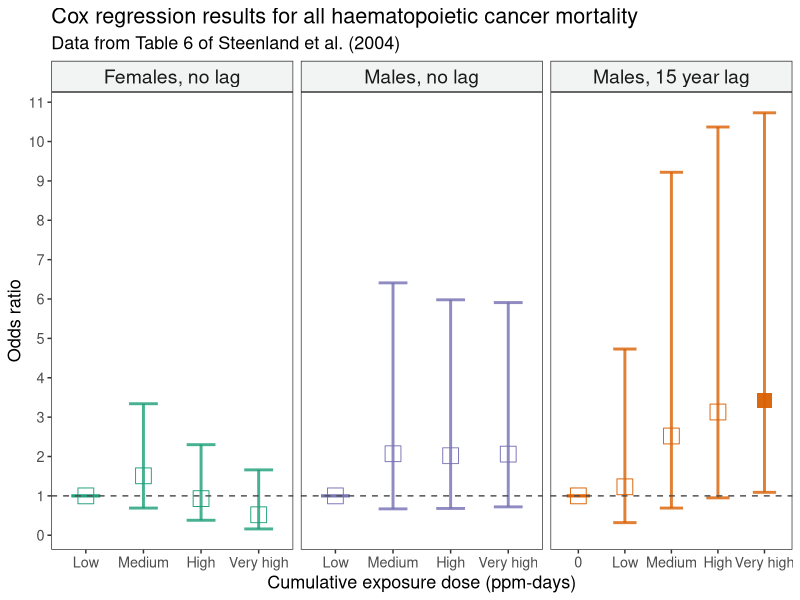
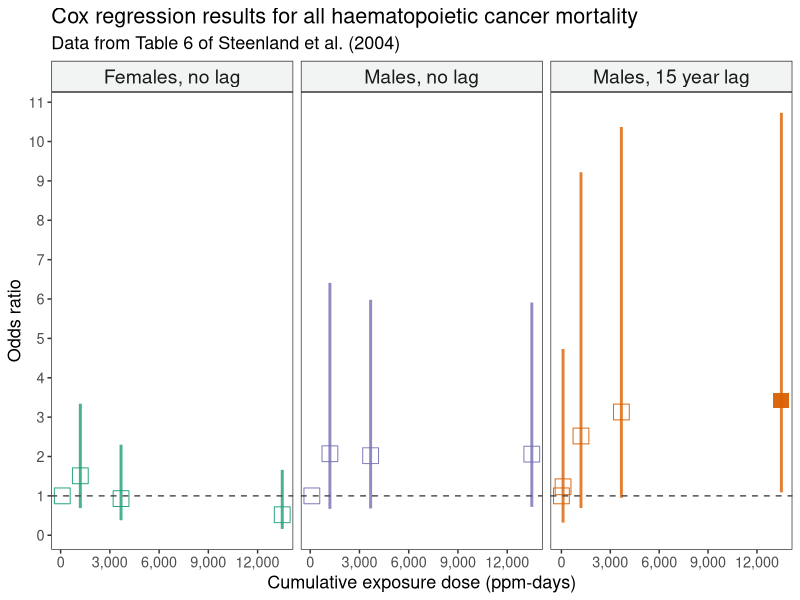
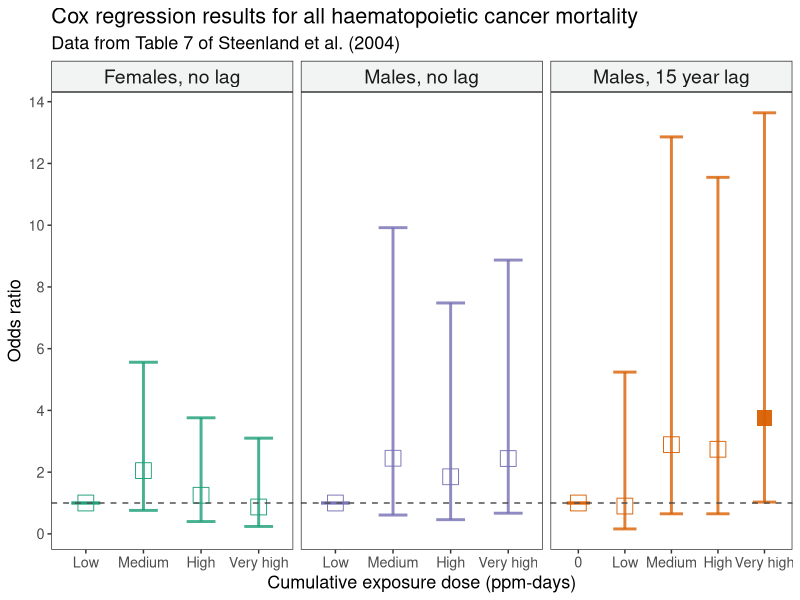
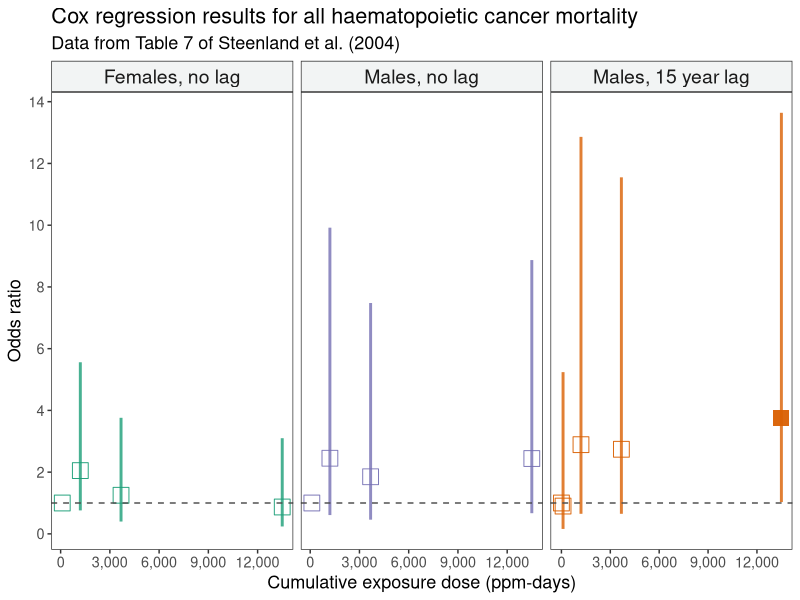
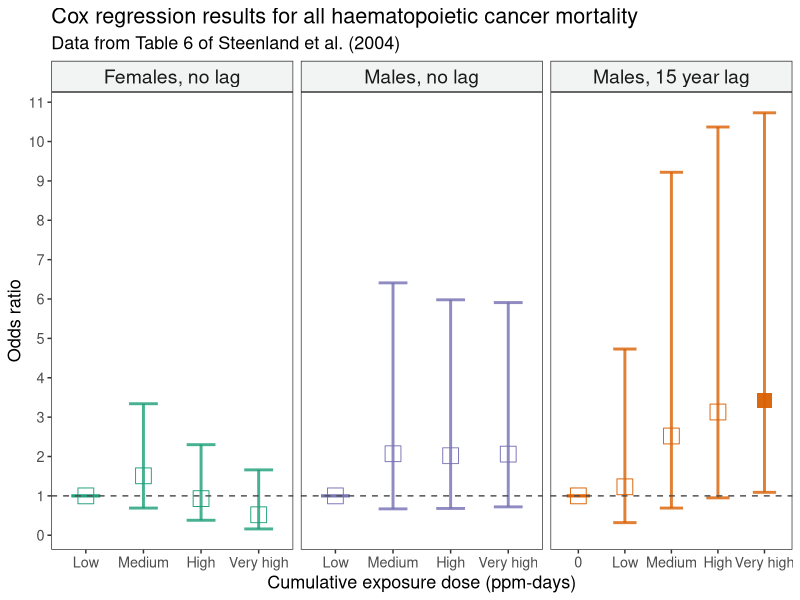
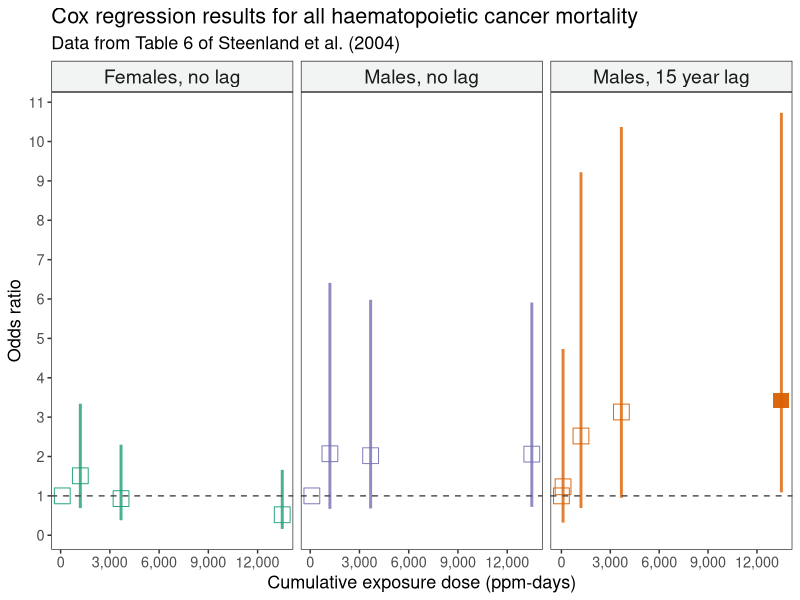
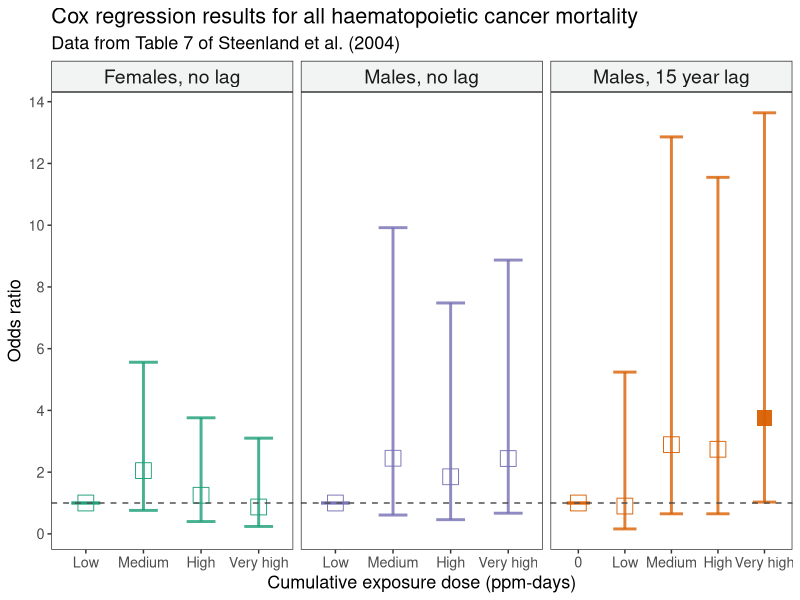
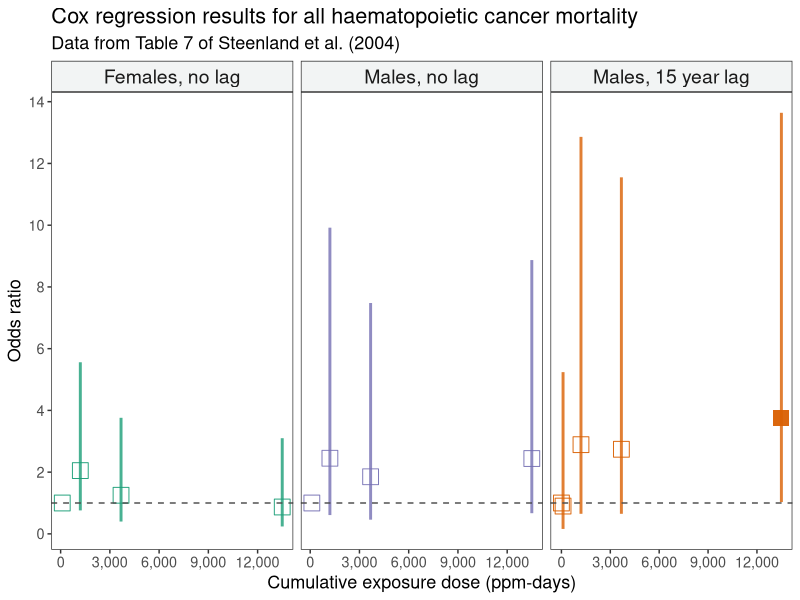

Reproduce these figures in R, in order.
# ---
# title: "Steenland 2004 - Mortality analyses in a cohort of 18,235 ethylene oxide ..."
# author: "FK"
# date: "2022-10-19"
# ---

  
library(tidyverse)
library(here)
library(RColorBrewer)
# 
# ggtheme <- theme_bw() +
#   theme(panel.grid.major = element_blank(), #element_line(color = "gray30", linetype = "solid"),
#         panel.grid.minor = element_blank(),
#         strip.text = element_text(size = 14, face = 'bold'),
#         legend.title = element_blank(),
#         legend.position = "bottom",
#         legend.text = element_text(size = 14),
#         legend.direction = "vertical",
#         axis.text = element_text(size = 12),
#         axis.text.x = element_text(angle = 45, hjust = 1),
#         axis.title = element_text(size = 14, face = 'bold'),
#         plot.title = element_text(size = 14, face = 'bold'),
#         plot.subtitle = element_text(size = 12))
# 


plot_steenland <- function(dat, cat = T) { 
  
  ggtheme <- theme_bw() +
    theme(text = element_text(size = 13), 
          panel.grid = element_blank(),
          strip.background = element_rect(fill = '#f2f4f4'), 
          strip.text = element_text(size = 14))
  
  plot.col <- c(brewer.pal(n = 3, "Dark2")[1:3])
  
  ggplot(data = dat, aes(x = if (cat) labs else xaxis, y = OR, color = model)) + 
    geom_point(aes(shape = sig), size = 5, show.legend = F, alpha = 0.95) +
    geom_errorbar(aes(ymin = OR.L, ymax = OR.U), width = 0.5, cex = 1, show.legend = F, alpha = 0.8) +
    facet_wrap(~ fct_relevel(model, 'Females, no lag', 'Males, no lag', 'Males, 15 year lag'), scales = 'free_x') + 
    geom_hline(yintercept = 1, linetype = 2, color = "gray30") +
    scale_shape_identity() + 
    scale_color_manual(values = plot.col) +
    labs(x = "Cumulative exposure dose (ppm-days)",
         y = "Odds ratio")+
    ggtheme
}


# Table 6. ------------------------------------------------------------------
labels <- data.frame(category = c('0 (lagged out)', '0-1199', '1200-3679', '3680-13499', '13500+'), 
                     labs = c('0', 'Low', 'Medium', 'High', 'Very high'),
                     xaxis = c(0, 100, 1200, 3680, 13500))

table6 <- tribble(~No, ~model, ~category, ~OR, ~OR.L, ~OR.U,
                  1, "Males, no lag", "0-1199", 1, 1, 1,
                  2, "Males, no lag", "1200-3679", 2.07, 0.67, 6.41,
                  3, "Males, no lag", "3680-13499", 2.02, 0.68, 5.98,
                  4, "Males, no lag", "13500+", 2.06, 0.72, 5.91,
                  1, "Females, no lag", "0-1199", 1, 1, 1,
                  2, "Females, no lag", "1200-3679", 1.51, 0.69, 3.34,
                  3, "Females, no lag", "3680-13499", 0.93, 0.38, 2.30,
                  4, "Females, no lag", "13500+", 0.52, 0.16, 1.66,
                  1, "Males, 15 year lag", "0 (lagged out)", 1, 1, 1,
                  2, "Males, 15 year lag", "0-1199", 1.23, 0.32, 4.73,
                  3, "Males, 15 year lag", "1200-3679", 2.52, 0.69, 9.22,
                  4, "Males, 15 year lag", "3680-13499", 3.13, 0.95, 10.37,
                  5, "Males, 15 year lag", "13500+", 3.42, 1.09, 10.73) %>% 
  left_join(labels, by = 'category')

table6 <- table6 %>% 
  mutate(model_cat = paste(model, category, sep = "-"),
         sig = ifelse(OR.U < 1 , 15, #15-prtc
                      ifelse((OR.L<=1 & OR.U>=1), 0, 15)), #0-null #15-sigpos
         sig = as.integer(sig))

catz <- unique(table6$model_cat)

table6 <- table6 %>% 
  mutate(model_cat = factor(model_cat, levels = catz), 
         labs = factor(labs, levels = c('0', 'Low', 'Medium', 'High', 'Very high')))


plot_steenland(table6, cat = T) +
  scale_y_continuous(n.breaks = 10) +
  labs(
    title = "Cox regression results for all haematopoietic cancer mortality", 
    subtitle = 'Data from Table 6 of Steenland et al. (2004)'    
  ) 

ggsave(here('output','plot','steenland2004-table6-cat.jpeg'), 
       width = 12, height = 8, dpi = 600)


plot_steenland(table6, cat = F) +
  scale_y_continuous(n.breaks = 10) +
  labs(
    title = "Cox regression results for all haematopoietic cancer mortality", 
    subtitle = 'Data from Table 6 of Steenland et al. (2004)'    
  ) +
  scale_x_continuous(breaks = seq(0, 14000, 3000), labels = scales::comma)

ggsave(here('output','plot','steenland2004-table6-cum.jpeg'), 
       width = 12, height = 8, dpi = 600)




# Table 7. ----------------------------------------------------------------
table7 <- tribble(~model, ~category, ~OR, ~OR.L, ~OR.U,
                  "Males, no lag", "0-1199", 1, 1, 1,
                  "Males, no lag", "1200-3679", 2.45, 0.61, 9.92,
                  "Males, no lag", "3680-13499", 1.85, 0.46, 7.48,
                  "Males, no lag", "13500+", 2.44, 0.67, 8.87,
                  "Females, no lag", "0-1199", 1, 1, 1,
                  "Females, no lag", "1200-3679", 2.05, 0.76, 5.56,
                  "Females, no lag", "3680-13499", 1.25, 0.4, 3.76,
                  "Females, no lag", "13500+", 0.87, 0.24, 3.10,
                  "Males, 15 year lag", "0 (lagged out)", 1, 1, 1,
                  "Males, 15 year lag", "0-1199", 0.90, 0.16, 5.24,
                  "Males, 15 year lag", "1200-3679", 2.89, 0.65, 12.86,
                  "Males, 15 year lag", "3680-13499", 2.74, 0.65, 11.55,
                  "Males, 15 year lag", "13500+", 3.76, 1.03, 13.64) %>% 
  left_join(labels, by = 'category') 

table7 <- table7 %>%
  mutate(model_cat = paste(model, category, sep = "-"),
         sig = ifelse(OR.U < 1 , 15, #15-prtc
                      ifelse((OR.L<=1 & OR.U>=1), 0, 15)), #0-null #15-sigpos
         sig = as.integer(sig))

catz <- unique(table7$model_cat)

table7 <- table7 %>% 
  mutate(model_cat = factor(model_cat, levels = catz), 
         labs = factor(labs, levels = c('0', 'Low', 'Medium', 'High', 'Very high')))


plot_steenland(table7, cat = T) +
  scale_y_continuous(n.breaks = 10) +
  labs(
    title = "Cox regression results for all haematopoietic cancer mortality", 
    subtitle = 'Data from Table 7 of Steenland et al. (2004)'    
  ) 

ggsave(here('output','plot','steenland2004-table7-cat.jpeg'), 
       width = 12, height = 8, dpi = 600)


plot_steenland(table7, cat = F) +
  scale_y_continuous(n.breaks = 10) +
  labs(
    title = "Cox regression results for all haematopoietic cancer mortality", 
    subtitle = 'Data from Table 7 of Steenland et al. (2004)'    
  ) +
  scale_x_continuous(breaks = seq(0, 14000, 3000), labels = scales::comma)

ggsave(here('output','plot','steenland2004-table7-cum.jpeg'), 
       width = 12, height = 8, dpi = 600)
